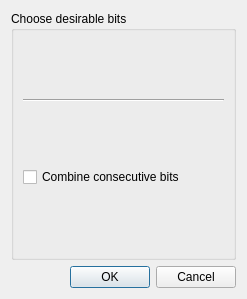
<?xml version="1.0" encoding="UTF-8"?>
<ui version="4.0">
 <class>BitChoiseDialog</class>
 <widget class="QDialog" name="BitChoiseDialog">
  <property name="geometry">
   <rect>
    <x>0</x>
    <y>0</y>
    <width>247</width>
    <height>299</height>
   </rect>
  </property>
  <property name="windowTitle">
   <string>Dialog</string>
  </property>
  <layout class="QVBoxLayout" name="verticalLayout">
   <item>
    <widget class="QGroupBox" name="groupBox">
     <property name="title">
      <string>Choose desirable bits</string>
     </property>
     <layout class="QVBoxLayout" name="verticalLayout_2">
      <item>
       <layout class="QVBoxLayout" name="bitVerticalLayout">
        <property name="spacing">
         <number>0</number>
        </property>
       </layout>
      </item>
      <item>
       <widget class="Line" name="line">
        <property name="orientation">
         <enum>Qt::Horizontal</enum>
        </property>
       </widget>
      </item>
      <item>
       <widget class="QCheckBox" name="combineConsecutiveBitsCheckBox">
        <property name="text">
         <string>Combine consecutive bits</string>
        </property>
       </widget>
      </item>
     </layout>
    </widget>
   </item>
   <item>
    <widget class="QDialogButtonBox" name="buttonBox">
     <property name="orientation">
      <enum>Qt::Horizontal</enum>
     </property>
     <property name="standardButtons">
      <set>QDialogButtonBox::Cancel|QDialogButtonBox::Ok</set>
     </property>
    </widget>
   </item>
  </layout>
 </widget>
 <resources/>
 <connections>
  <connection>
   <sender>buttonBox</sender>
   <signal>accepted()</signal>
   <receiver>BitChoiseDialog</receiver>
   <slot>accept()</slot>
   <hints>
    <hint type="sourcelabel">
     <x>248</x>
     <y>254</y>
    </hint>
    <hint type="destinationlabel">
     <x>157</x>
     <y>274</y>
    </hint>
   </hints>
  </connection>
  <connection>
   <sender>buttonBox</sender>
   <signal>rejected()</signal>
   <receiver>BitChoiseDialog</receiver>
   <slot>reject()</slot>
   <hints>
    <hint type="sourcelabel">
     <x>316</x>
     <y>260</y>
    </hint>
    <hint type="destinationlabel">
     <x>286</x>
     <y>274</y>
    </hint>
   </hints>
  </connection>
 </connections>
</ui>
